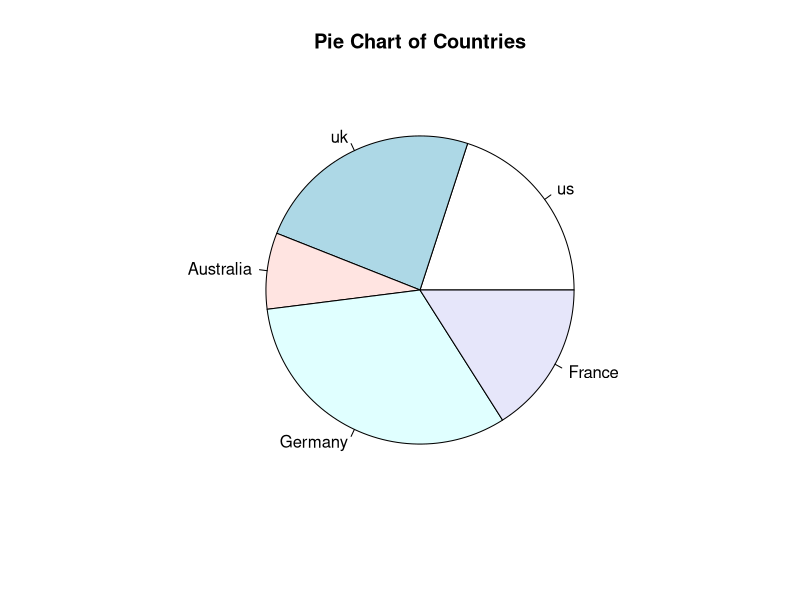

The R script that drew this image:
install.packages('ggpubr')
library(ggpubr)
slices=c(10,12,4,16,8)
lbls=c("us", "uk", "Australia", "Germany", "France")
pie(slices, labels = lbls, main = "Pie Chart of Countries")
data('ToothGrowth')

